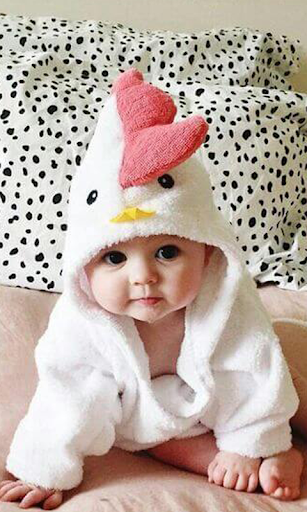
#> input picture image1.png, 307 x 512 px
$ jupyter execute 'crop and swap.ipynb'
#> lines starting #> are read from the running program, lines starting #| are printed output that depends on the picture
[cell 1]
import cv2

[cell 2]
image1=cv2.imread("image1.png")
#> image1 is the input picture: shape (512, 307, 3); mean B, G, R 163.8, 173.4, 190.6

[cell 3]
image1.shape
#> Out = (512, 307, 3)

[cell 4]
image2 = cv2.imread("image2.jpeg")
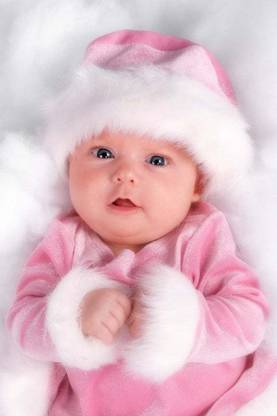
#> input picture image2.jpeg, 277 x 416 px
#> image2 is the input picture: shape (416, 277, 3); mean B, G, R 201.6, 191.4, 226.9

[cell 5]
image2.shape
#> Out = (416, 277, 3)

[cell 6]
cv2.imshow("BABY1",image1)
cv2.imshow("BABY2",image2)
cv2.waitKey()
cv2.destroyAllWindows()

[cell 7]
crop_image1 = image1[50:250,100:250]
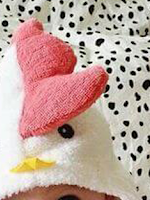
#> crop_image1: shape (200, 150, 3); mean B, G, R 157, 165.6, 193.6
image2[50:250,100:250] = crop_image1
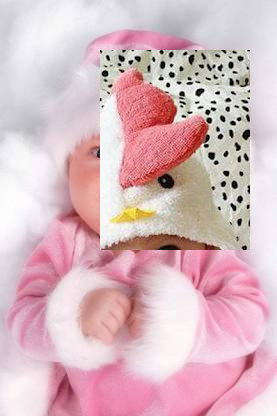
#> image2: shape (416, 277, 3); mean B, G, R 192.6, 185.7, 218
cv2.imshow("swaping",image2)
cv2.waitKey()
cv2.destroyAllWindows()
